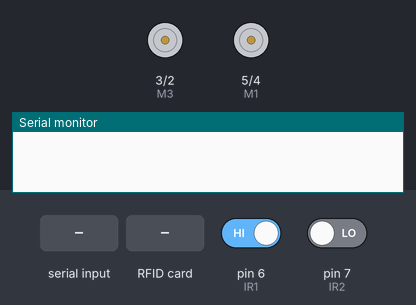
Simulated run of this sketch. Board: Arduino Uno, built with avr-gcc and run on an emulated ATmega328P. Parts: motor-driver pin pairs drawn as motors (green arrow = first pin HIGH = forward, orange = second pin HIGH = backward, longer = more drive), the last lines printed to the serial monitor. Inputs (shaded band) come from the test bench; at power-on: pin 6 (IR1) HIGH, pin 7 (IR2) LOW.

Above: at 1.2 s.
1.3 s: "a" received over Serial
At 2.3 s:
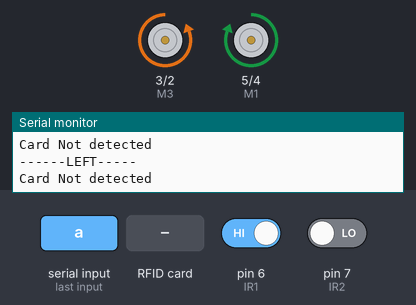
2.8 s: pin 6 (IR1) driven LOW
At 3.9 s:
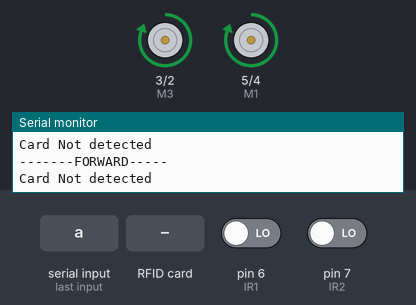
4.3 s: pin 7 (IR2) driven HIGH
At 4.9 s:
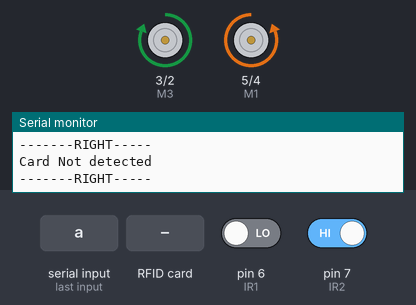
5.8 s: RFID card 5E 7A 19 C4 held to the reader
At 7.2 s:
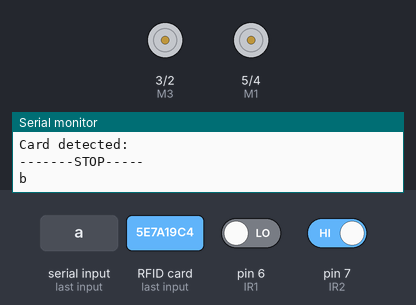
Timing chart, 0 to 8.8 s (numbered marks = the images above; inputs shaded):
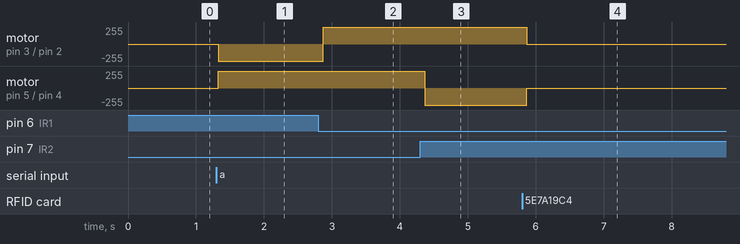

Measured:
- after the input at 1.3 s, motor on pin 3 (M3) / pin 2 (M4): stopped → backward 255/255 at once; motor on pin 5 (M1) / pin 4 (M2): stopped → forward 255/255 at once
- after the input at 2.8 s, motor on pin 3 (M3) / pin 2 (M4): backward 255/255 → forward 255/255 after 0.07 s
- after the input at 4.3 s, motor on pin 5 (M1) / pin 4 (M2): forward 255/255 → backward 255/255 after 0.07 s
- after the input at 5.8 s, motor on pin 3 (M3) / pin 2 (M4): forward 255/255 → stopped after 0.07 s; motor on pin 5 (M1) / pin 4 (M2): backward 255/255 → stopped after 0.07 s

The sketch:

RFID.ino
```cpp
/*
  PINOUT:
  RC522 MODULE    Uno/Nano     MEGA
  SDA             D10          D9
  SCK             D13          D52
  MOSI            D11          D51
  MISO            D12          D50
  IRQ             N/A          N/A
  GND             GND          GND
  RST             D9           D8
  3.3V            3.3V         3.3V
*/
/* Include the standard Arduino SPI library */
#include <SPI.h>
/* Include the RFID library */
#include <RFID.h>

/* Define the DIO used for the SDA (SS) and RST (reset) pins. */
#define SDA_DIO 10
#define RESET_DIO 9

#define IR1 6
#define IR2 7
#define M1 5
#define M2 4
#define M3 3
#define M4 2
/* Create an instance of the RFID library */
RFID RC522(SDA_DIO, RESET_DIO);

int left, right;
char state;
bool flag = 0;
char str2;
char ack, data;
int x = 0;

void setup()
{
  Serial.begin(9600);
  /* Enable the SPI interface */
  SPI.begin();
  /* Initialise the RFID reader */
  RC522.init();
  pinMode(LED_BUILTIN, OUTPUT);
  pinMode(IR1, INPUT);
  pinMode(IR2, INPUT);
  pinMode(M1, OUTPUT);
  pinMode(M2, OUTPUT);
  pinMode(M3, OUTPUT);
  pinMode(M4, OUTPUT);
}

void loop()
{
  left = digitalRead(IR1);
  right = digitalRead(IR2);
  while (Serial.available())
  {
    state = Serial.read();
    Serial.println(state);
  }

  if (state == 'a')
  {

    /* Has a card been detected? */
    if (RC522.isCard())
    {
      /* If so then get its serial number */
      RC522.readCardSerial();
      Serial.println("Card detected:");
      Serial.println("-------STOP-----");
      //state='\0';
      digitalWrite(M1, LOW);
      digitalWrite(M2, LOW);
      digitalWrite(M3, LOW);
      digitalWrite(M4, LOW);
      delay(1000);

      str2 = char('b');
      Serial.println(str2);
      state='\0';
      //    for(int i=0;i<5;i++)
      //    {
      //    Serial.print(RC522.serNum[i],DEC);
      //    //Serial.print(RC522.serNum[i],HEX); //to print card detail in Hexa Decimal format
      //    }
      Serial.println();
      Serial.println();
    }
    else
    {
      Serial.println("Card Not detected");
      if ((left == 0) && (right == 0))
      {
        Serial.println("-------FORWARD-----");
        digitalWrite(M1, HIGH);
        digitalWrite(M2, LOW);
        digitalWrite(M3, HIGH);
        digitalWrite(M4, LOW);
      }

      if ((left == 1) && (right == 0))
      {
        Serial.println("------LEFT-----");
        digitalWrite(M1, HIGH);
        digitalWrite(M2, LOW);
        digitalWrite(M3, LOW);
        digitalWrite(M4, HIGH);
      }

      if ((left == 0) && (right == 1))
      {
        Serial.println("-------RIGHT-----");
        digitalWrite(M1, LOW);
        digitalWrite(M2, HIGH);
        digitalWrite(M3, HIGH);
        digitalWrite(M4, LOW);
      }

      if ((left == 1) && (right == 1))
      {
        Serial.println("-------STOP-----");
        digitalWrite(M1, LOW);
        digitalWrite(M2, LOW);
        digitalWrite(M3, LOW);
        digitalWrite(M4, LOW);
      }
    }

  }
}
```
